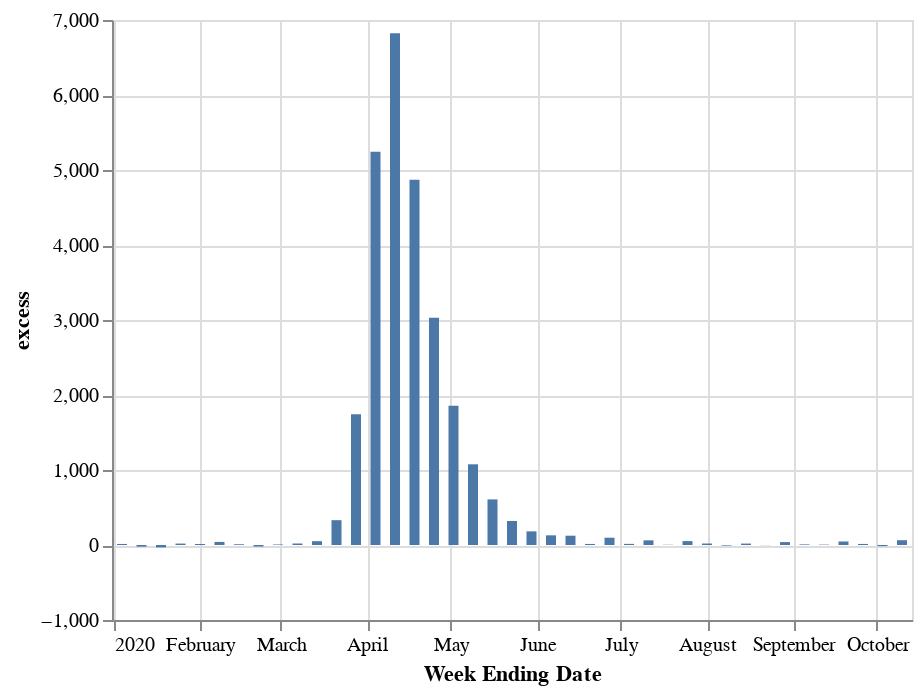

Notebook code cell kept with this figure:
### Code cell
alt.Chart(nyc).mark_bar().transform_filter(alt.datum.Type=='Predicted (weighted)').transform_filter(alt.datum.Outcome=='All causes').encode(
    y='excess:Q',
    x='Week Ending Date:T'
)
